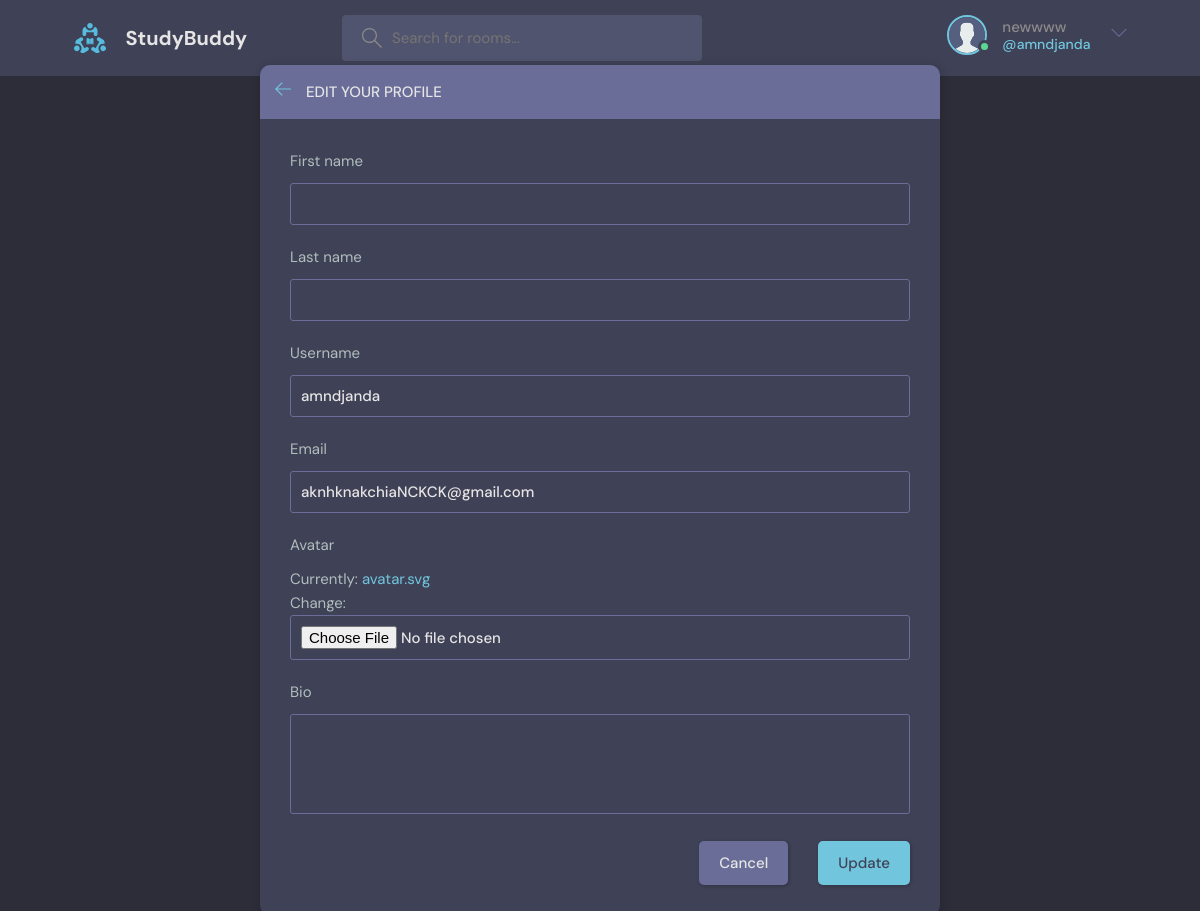
Page /update-user/ (signed in) on the earlier database version.
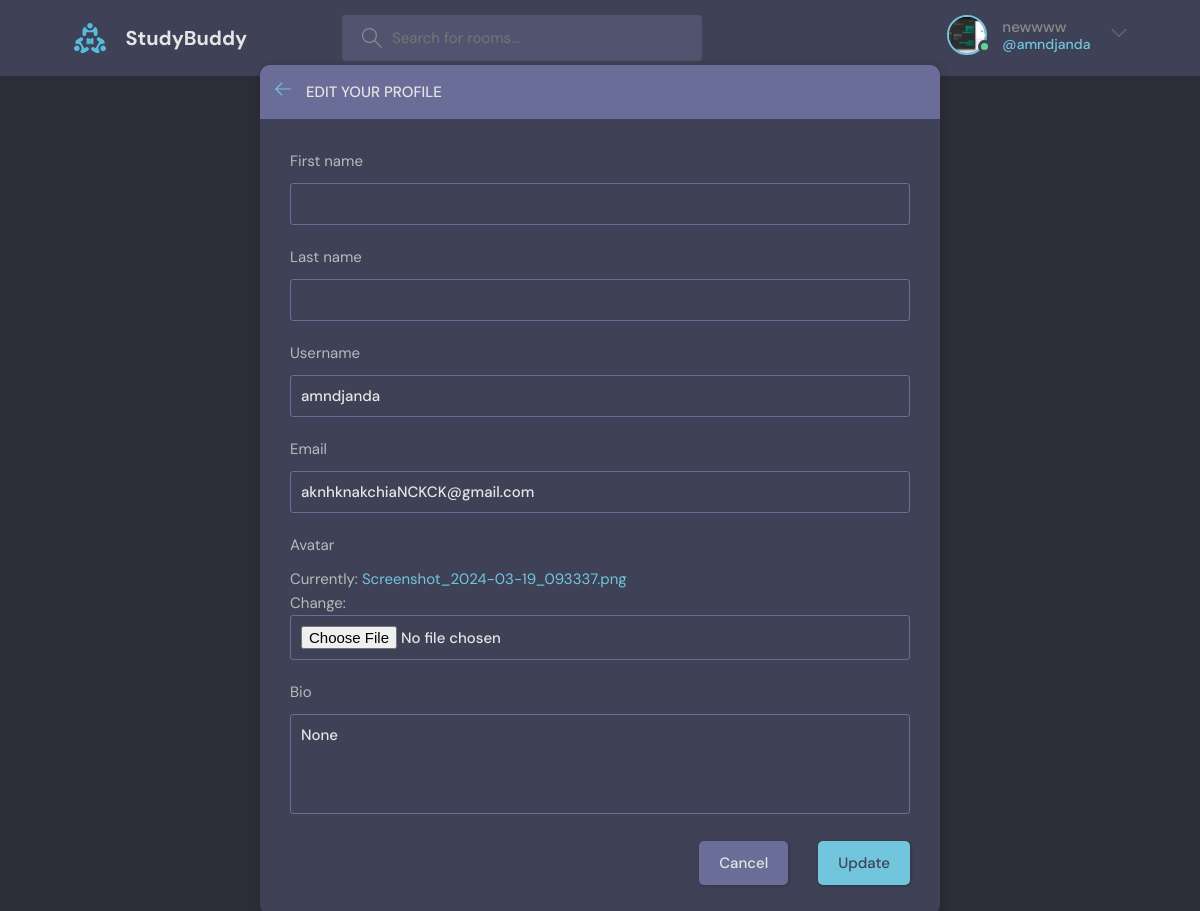
Same page on the later database version.
### base/models.py (models this page shows)
class User(AbstractUser):
  name = models.CharField(max_length=200, null=True)
  email = models.EmailField(null=True, unique=True)
  bio = models.TextField(null=True)
  avatar = models.ImageField(null=True, default="avatar.svg")
  USERNAME_FIELD = 'email'
  REQUIRED_FIELDS = []

### base/views.py (the view)
# urls.py: path('update-user/', views.updateUser, name='update-user'),
@login_required(login_url='login')
def updateUser(request):
  user = request.user
  form = UserForm(instance=user)
  if request.method == 'POST':
    form = UserForm(request.POST, request.FILES, instance=user)
    if form.is_valid():
      form.save()
      return redirect('user-profile', pk=user.id)
  context = {'form': form}
  return render(request, 'base/update-user.html', context)

### base/forms.py
class UserForm(ModelForm):
  class Meta:
    model = User
    fields = ['first_name', 'last_name', 'username', 'email', 'avatar', 'bio']

### base/templates/base/update-user.html
{% extends 'main.html' %} {% block content %}
<main class="update-account layout">
  <div class="container">
    <div class="layout__box">
      <div class="layout__boxHeader">
        <div class="layout__boxTitle">
          <a href="{% url 'user-profile' user.id %}">
            <svg
              version="1.1"
              xmlns="http://www.w3.org/2000/svg"
              width="32"
              height="32"
              viewBox="0 0 32 32"
            >
              <title>arrow-left</title>
              <path
                d="M13.723 2.286l-13.723 13.714 13.719 13.714 1.616-1.611-10.96-10.96h27.625v-2.286h-27.625l10.965-10.965-1.616-1.607z"
              ></path>
            </svg>
          </a>
          <h3>Edit your profile</h3>
        </div>
      </div>
      <div class="layout__body">
        <form class="form" action="" method="POST" enctype="multipart/form-data">
          {% csrf_token %} {% for field in form %}
          <div class="form__group">
            <label for="profile_pic">{{field.label}}</label>
            {{field}}
          </div>
          {% endfor %}
          <div class="form__action">
            <a class="btn btn--dark" href="{{request.META.HTTP_REFERER}}"
              >Cancel</a
            >
            <button class="btn btn--main" type="submit">Update</button>
          </div>
        </form>
      </div>
    </div>
  </div>
</main>
{% endblock content %}

### templates/navbar.html (shortened to what this page needs)
{% load static %}
<header class="header header--loggedIn">
  <div class="container">
    <a href="{% url 'home' %}" class="header__logo">
      <img src="{% static 'images/logo.svg' %}" />
      <h1>StudyBuddy</h1>
    </a>
    <form class="header__search" action="{% url 'home' %}" method="GET">
      <label>
        <input type="text" name="q" placeholder="Search for rooms..." />
      </label>
    </form>
    <nav class="header__menu">
      {% if request.user.is_authenticated %}
      <div class="header__user">
        <a href="{% url 'user-profile' user.id %}">
          <div class="avatar avatar--medium active">
            <img src="{{request.user.avatar.url}}" />
          </div>
          <p>{{user.name}}<span>@{{request.user.username}}</span></p>
        </a>
        <button class="dropdown-button">
          <svg
            version="1.1"
            xmlns="http://www.w3.org/2000/svg"
            width="32"
            height="32"
            viewBox="0 0 32 32"
          >
            <title>chevron-down</title>
            <path d="M16 21l-13-13h-3l16 16 16-16h-3l-13 13z"></path>
          </svg>
        </button>
      </div>
      {% else %}
      <a href="{% url 'signin' %}">
        <img src="{% static 'images/avatar.svg' %}" />
        <p>Sign in</p>
      </a>
      {% endif %}
    </nav>
  </div>
</header>

Differences in the rows shown:
changed User "newwww": user.avatar: picture added in place of a placeholder; bio (not shown) → "None"
Other differences:
text no longer shown: "Currently: avatar.svg Change:"
text now shown: "Currently: Screenshot_2024-03-19_093337.png Change:"
